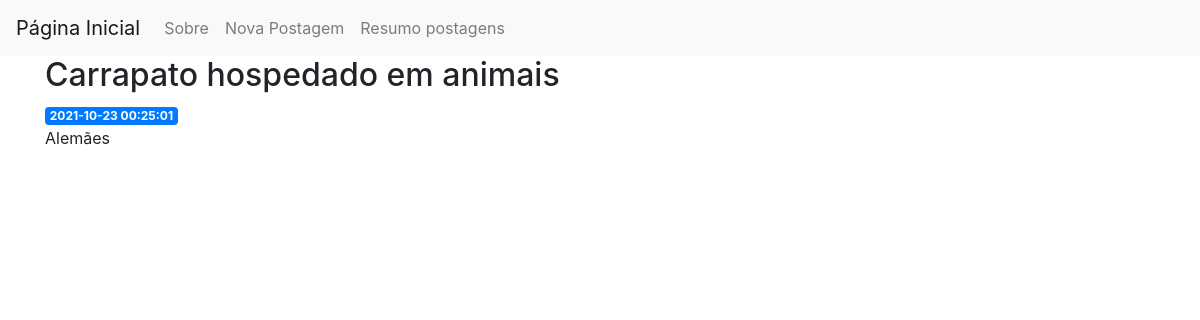
Page /26 on the committed database.
### tables this page shows
CREATE TABLE posts (
    id INTEGER PRIMARY KEY AUTOINCREMENT,
    created TIMESTAMP NOT NULL DEFAULT CURRENT_TIMESTAMP,
    title TEXT NOT NULL,
    content TEXT NOT NULL
);

### app.py (the view)
@app.route('/<int:post_id>')
def post(post_id):
    post = get_post(post_id)
    return render_template('post.html', post=post)

### app.py (called while the page is built)
def get_db_connection():
    conn = sqlite3.connect('database.db')
    conn.row_factory=sqlite3.Row
    return conn

def get_post(post_id):
    conn = get_db_connection()
    post = conn.execute('SELECT * FROM posts WHERE id = ?',(post_id,)).fetchone()
    conn.close()
    if post is None:
        abort(404)
    return post

### templates/post.html
{% extends 'base.html' %}
{% block content %}
    <h2>{% block title %} {{ post['title'] }} {% endblock %}</h2>
    <span class="badge badge-primary">{{ post['created'] }}</span>
    <p>{{ post['content'] }}</p>
{% endblock %}

### static/css/style.css (style rules this page uses)
body { background-image: url('C:/Users/eviei/Desktop/GIT_Exemplo/flask_blog_PI_UNIVESP/img/fundocontador.jpg'); }

### rows in the picture
posts: title "Carrapato hospedado em animais", created "2021-10-23 00:25:01", content "Alemães"
